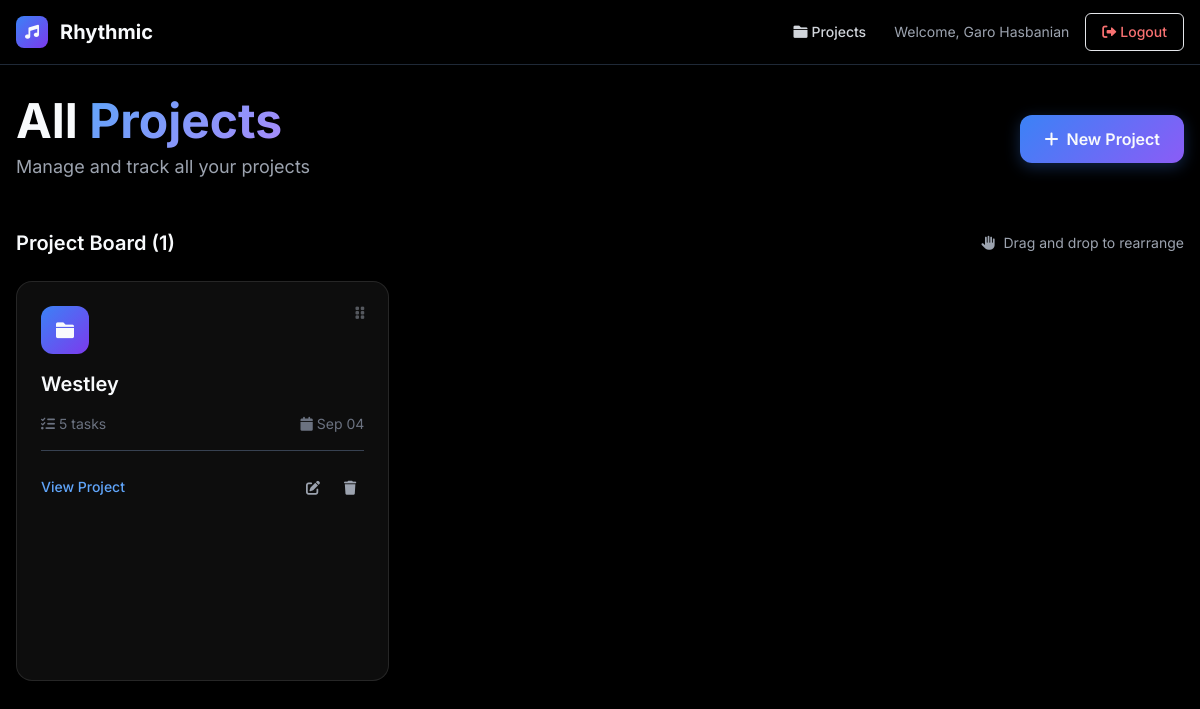
The app's page /projects (signed in) with its own data.
### app.py (models this page shows)
class User(UserMixin, db.Model):
    id = db.Column(db.Integer, primary_key=True)
    email = db.Column(db.String(120), unique=True, nullable=False)
    name = db.Column(db.String(100), nullable=False)
    password_hash = db.Column(db.String(128))
    provider = db.Column(db.String(50), default='local')  # 'local', 'google', 'microsoft'
    provider_id = db.Column(db.String(120))  # OAuth provider user ID
    avatar_url = db.Column(db.String(200))  # Profile picture URL
    created_at = db.Column(db.DateTime, default=datetime.utcnow)
    projects = db.relationship('Project', backref='owner', lazy=True)

class Project(db.Model):
    id = db.Column(db.Integer, primary_key=True)
    name = db.Column(db.String(200), nullable=False)
    description = db.Column(db.Text)
    owner_id = db.Column(db.Integer, db.ForeignKey('user.id'), nullable=False)
    created_at = db.Column(db.DateTime, default=datetime.utcnow)
    updated_at = db.Column(db.DateTime, default=datetime.utcnow, onupdate=datetime.utcnow)
    vision = db.Column(db.Text)
    problems = db.Column(db.Text)
    timeline = db.Column(db.Text)
    impact = db.Column(db.Text)
    goals = db.Column(db.Text)
    tasks = db.relationship('Task', backref='project', lazy=True, cascade='all, delete-orphan')

### app.py (the view)
@app.route('/projects')
@login_required
def projects():
    projects = Project.query.filter_by(owner_id=current_user.id).all()
    return render_template('projects.html', projects=projects)

### app.py (called while the page is built)
@login_manager.user_loader
def load_user(user_id):
    return db.session.get(User, int(user_id))

### templates/projects.html (shortened to what this page needs)
{% extends "base.html" %}
{% block content %}
<div class="max-w-7xl mx-auto px-4 py-8">
    <div class="mb-12">
        <div class="flex flex-col sm:flex-row justify-between items-start sm:items-center gap-4">
            <div>
                <h1 class="text-4xl md:text-5xl font-bold text-white mb-2">
                    All <span class="gradient-text">Projects</span>
                </h1>
                <p class="text-gray-400 text-lg">Manage and track all your projects</p>
            </div>
            <a href="{{ url_for('new_project') }}" class="btn-primary text-white px-6 py-3 rounded-xl font-semibold inline-flex items-center shadow-lg">
                <i class="fas fa-plus mr-2"></i>New Project
            </a>
        </div>
    </div>
    {% if projects %}
        <div class="mb-6">
            <div class="flex items-center justify-between">
                <h2 class="text-xl font-semibold text-white">Project Board ({{ projects|length }})</h2>
                <div class="text-sm text-gray-400">
                    <i class="fas fa-hand-paper mr-1"></i>
                    Drag and drop to rearrange
                </div>
            </div>
        </div>
        <div id="projects-board" class="grid grid-cols-1 md:grid-cols-2 lg:grid-cols-3 xl:grid-cols-4 gap-6">
            {% for project in projects %}
            <div class="project-card glass rounded-2xl p-6 card-hover cursor-move"
                 draggable="true"
                 data-project-id="{{ project.id }}"
                 data-project-name="{{ project.name }}">
                <div class="drag-handle flex justify-between items-start mb-4">
                    <div class="w-12 h-12 bg-gradient-to-br from-blue-500 to-purple-600 rounded-xl flex items-center justify-center">
                        <i class="fas fa-folder text-white text-lg"></i>
                    </div>
                    <div class="flex items-center space-x-1 opacity-50 hover:opacity-100 transition-opacity">
                        <i class="fas fa-grip-vertical text-gray-400 text-sm"></i>
                    </div>
                </div>
                <div class="mb-4">
                    <h3 class="text-xl font-semibold text-white mb-2 line-clamp-2">
                        <a href="{{ url_for('view_project', id=project.id) }}"
                           class="hover:text-blue-400 transition-colors duration-200 block">
                            {{ project.name }}
                        </a>
                    </h3>
                </div>
                <div class="flex items-center justify-between text-sm text-gray-500 mb-4">
                    <span class="flex items-center">
                        <i class="fas fa-tasks mr-1"></i>
                        {{ project.tasks|length }} tasks
                    </span>
                    <span class="flex items-center">
                        <i class="fas fa-calendar mr-1"></i>
                        {{ project.created_at.strftime('%b %d') }}
                    </span>
                </div>
                <div class="flex items-center justify-between pt-4 border-t border-gray-700">
                    <a href="{{ url_for('view_project', id=project.id) }}"
                       class="text-blue-400 hover:text-blue-300 text-sm font-medium transition-colors duration-200">
                        View Project
                    </a>
                    <div class="flex items-center space-x-2">
                        <a href="{{ url_for('edit_project', id=project.id) }}"
                           class="text-gray-400 hover:text-blue-400 p-2 rounded-lg hover:bg-blue-500/10 transition-all duration-200"
                           title="Edit Project">
                            <i class="fas fa-edit text-sm"></i>
                        </a>
                        <form method="POST" action="{{ url_for('delete_project', id=project.id) }}"
                              class="inline"
                              onsubmit="return confirm('Are you sure you want to delete this project?')">
                            <button type="submit"
                                    class="text-gray-400 hover:text-red-400 p-2 rounded-lg hover:bg-red-500/10 transition-all duration-200"
                                    title="Delete Project">
                                <i class="fas fa-trash text-sm"></i>
                            </button>
                        </form>
                    </div>
                </div>
            </div>
            {% endfor %}
        </div>
    {% endif %}
</div>
{% endblock %}

### templates/base.html (shortened to what this page needs)
<!DOCTYPE html>
<html lang="en">
<head>
    <link href="https://cdn.jsdelivr.net/npm/tailwindcss@2.2.19/dist/tailwind.min.css" rel="stylesheet">
    <link href="https://cdnjs.cloudflare.com/ajax/libs/font-awesome/6.0.0/css/all.min.css" rel="stylesheet">
    <link rel="stylesheet" href="{{ url_for('static', filename='css/style.css') }}">
</head>
<body class="bg-black text-white font-inter antialiased">
    <nav class="bg-gray-900/80 backdrop-blur-md border-b border-gray-800 sticky top-0 z-50">
        <div class="max-w-7xl mx-auto px-4">
            <div class="flex justify-between h-16">
                <div class="flex items-center">
                    <a href="{{ url_for('projects') if current_user.is_authenticated else url_for('index') }}" class="flex items-center group">
                        <div class="w-8 h-8 bg-gradient-to-br from-blue-500 to-purple-600 rounded-lg flex items-center justify-center mr-3 group-hover:scale-110 transition-transform duration-200">
                            <i class="fas fa-music text-white text-sm"></i>
                        </div>
                        <span class="text-xl font-bold text-white">Rhythmic</span>
                    </a>
                </div>
                <div class="flex items-center space-x-4">
                    {% if current_user.is_authenticated %}
                        <a href="{{ url_for('projects') }}" class="text-gray-300 hover:text-white px-3 py-2 rounded-md text-sm font-medium transition-colors duration-200">
                            <i class="fas fa-folder mr-1"></i>Projects
                        </a>
                        <span class="text-gray-400 text-sm">Welcome, {{ current_user.name }}</span>
                        <a href="{{ url_for('logout') }}" class="bg-red-600/20 text-red-400 border border-red-600/30 px-4 py-2 rounded-md text-sm font-medium hover:bg-red-600/30 transition-all duration-200">
                            <i class="fas fa-sign-out-alt mr-1"></i>Logout
                        </a>
                    {% endif %}
                </div>
            </div>
        </div>
    </nav>
    <main class="min-h-screen">
        {% block content %}{% endblock %}
    </main>
</body>
</html>

### static/css/style.css (style rules this page uses)
.font-inter { font-family: 'Inter', -apple-system, BlinkMacSystemFont, 'Segoe UI', Roboto, sans-serif; }
html { scroll-behavior: smooth; }
.glass { background: rgba(255, 255, 255, 0.05); backdrop-filter: blur(10px); border: 1px solid rgba(255, 255, 255, 0.1); }
.gradient-text { background: linear-gradient(135deg, #60a5fa, #a78bfa); -webkit-background-clip: text; -webkit-text-fill-color: transparent; background-clip: text; }
.text-white { color: #f8fafc !important; }
.text-gray-300 { color: #d1d5db !important; }
.text-gray-400 { color: #9ca3af !important; }
.btn-primary { background: linear-gradient(135deg, #3b82f6, #8b5cf6); transition: all 0.3s ease; box-shadow: 0 4px 15px rgba(59, 130, 246, 0.3); }
.card-hover { transition: all 0.3s ease; }
.project-card { transition: all 0.3s ease; position: relative; min-height: 280px; }
.drag-handle { cursor: grab; }
.line-clamp-2 { display: -webkit-box; -webkit-line-clamp: 2; -webkit-box-orient: vertical; overflow: hidden; }
#projects-board { min-height: 400px; }
.animate-fadeInUp { animation: fadeInUp 0.6s ease-out; }

### records on screen
User: name "Garo Hasbanian"
Project: name "Westley", tasks|length "5", created_at "Sep 04"

### other values on screen
{{ projects|length }} "1"
